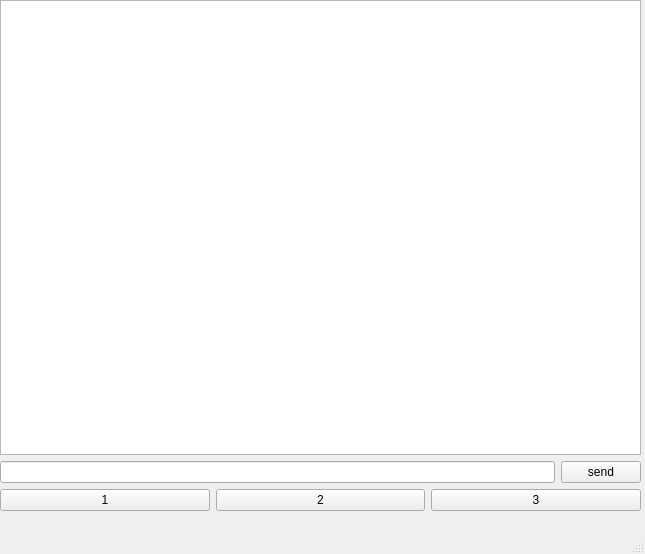
<?xml version="1.0" encoding="UTF-8"?>
<ui version="4.0">
 <class>MainWindow</class>
 <widget class="QMainWindow" name="MainWindow">
  <property name="geometry">
   <rect>
    <x>0</x>
    <y>0</y>
    <width>645</width>
    <height>554</height>
   </rect>
  </property>
  <property name="windowTitle">
   <string>MainWindow</string>
  </property>
  <widget class="QWidget" name="centralwidget">
   <widget class="QWidget" name="verticalLayoutWidget">
    <property name="geometry">
     <rect>
      <x>0</x>
      <y>0</y>
      <width>641</width>
      <height>511</height>
     </rect>
    </property>
    <layout class="QVBoxLayout" name="verticalLayout">
     <item>
      <layout class="QGridLayout" name="gridLayout">
       <item row="3" column="3">
        <widget class="QLineEdit" name="input"/>
       </item>
       <item row="3" column="4">
        <widget class="QPushButton" name="send_button">
         <property name="text">
          <string>send</string>
         </property>
        </widget>
       </item>
       <item row="0" column="3" colspan="2">
        <widget class="QTextEdit" name="output">
         <property name="font">
          <font>
           <pointsize>12</pointsize>
          </font>
         </property>
         <property name="readOnly">
          <bool>true</bool>
         </property>
        </widget>
       </item>
      </layout>
     </item>
     <item>
      <layout class="QGridLayout" name="gridLayout_2">
       <item row="3" column="1">
        <widget class="QPushButton" name="second">
         <property name="text">
          <string>2</string>
         </property>
        </widget>
       </item>
       <item row="3" column="0">
        <widget class="QPushButton" name="first">
         <property name="text">
          <string>1</string>
         </property>
        </widget>
       </item>
       <item row="3" column="2">
        <widget class="QPushButton" name="third">
         <property name="text">
          <string>3</string>
         </property>
        </widget>
       </item>
      </layout>
     </item>
    </layout>
   </widget>
  </widget>
  <widget class="QMenuBar" name="menubar">
   <property name="geometry">
    <rect>
     <x>0</x>
     <y>0</y>
     <width>645</width>
     <height>22</height>
    </rect>
   </property>
  </widget>
  <widget class="QStatusBar" name="statusbar"/>
 </widget>
 <resources/>
 <connections/>
</ui>
